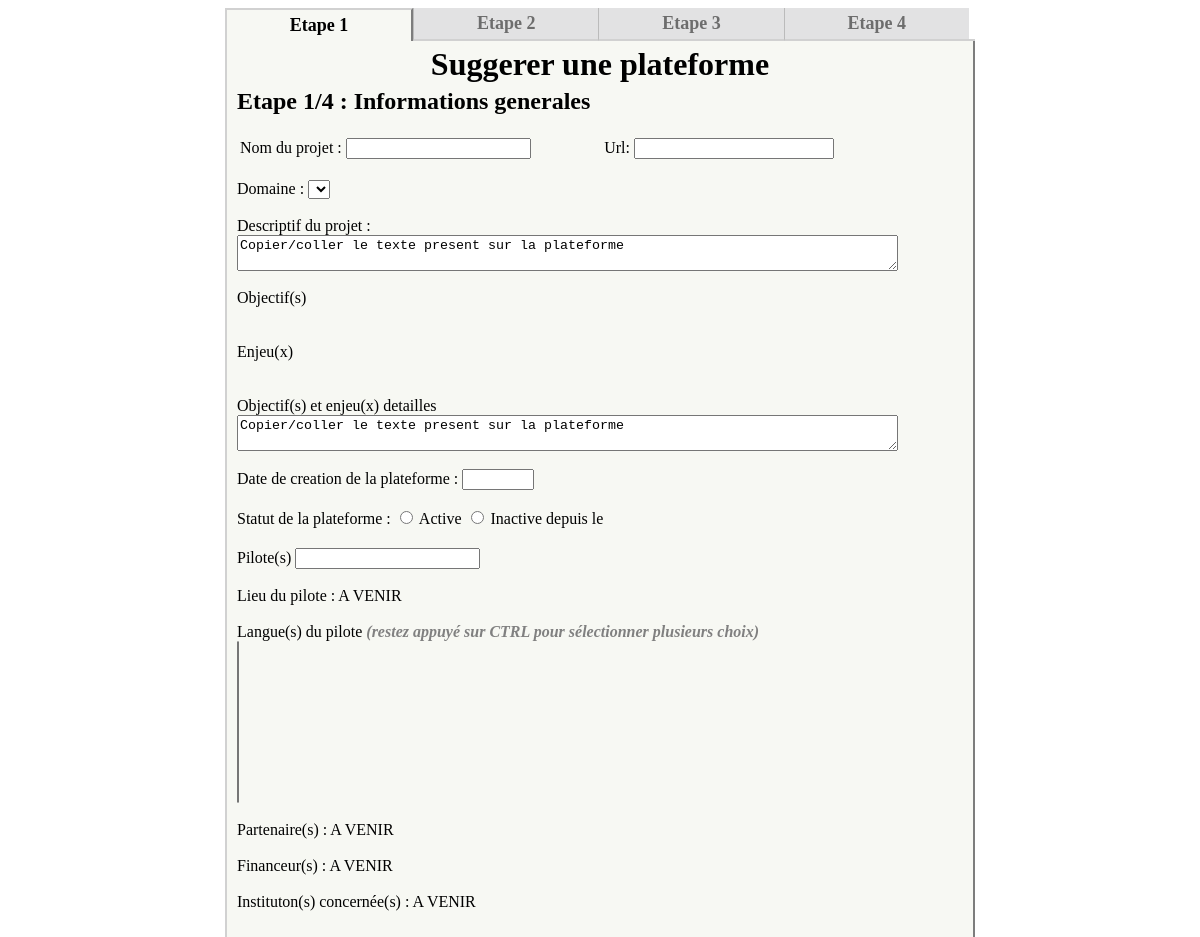
The page /Formulaires/FORMULAIRE-V2.php on the database as committed earlier.
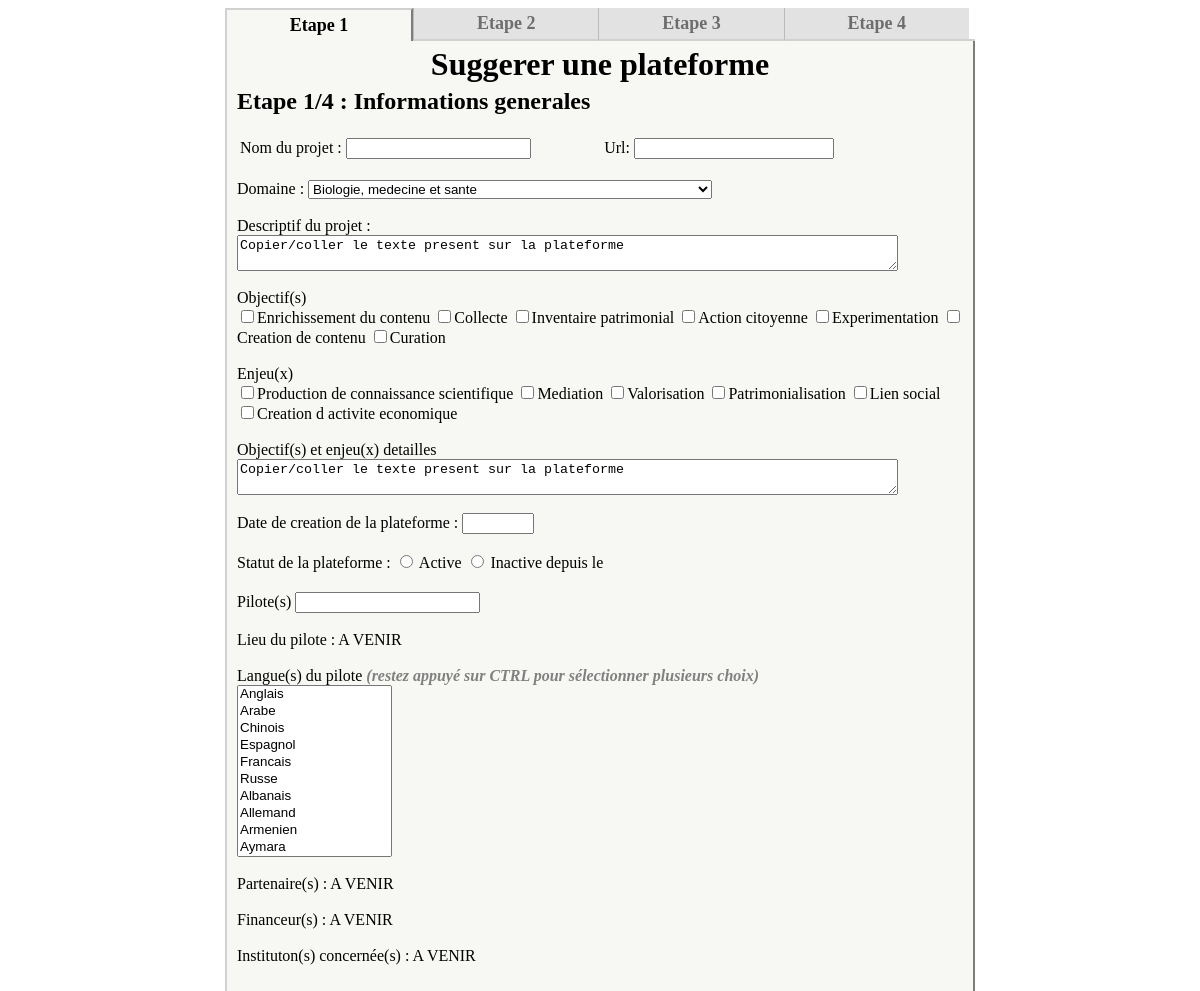
The same page on the database as committed later.
### tables this page shows
CREATE TABLE IF NOT EXISTS `objectif` (
  `id_objectif` int(2) NOT NULL AUTO_INCREMENT,
  `nom_objectif` varchar(100) NOT NULL,
  PRIMARY KEY (`id_objectif`)
);

CREATE TABLE IF NOT EXISTS `enjeu` (
  `id_enjeu` int(2) NOT NULL AUTO_INCREMENT,
  `nom_enjeu` varchar(100) NOT NULL,
  PRIMARY KEY (`id_enjeu`)
);

### Formulaires/FORMULAIRE-V2.php (the view, shortened to what this page needs)
<?php
try
{
	$bdd= new PDO("mysql:host=localhost;dbname=collaborav2","root", "");
}
catch (Exception $e)
{
	die("Erreur: ".$e->getMessage());
}
echo "<HTML>
<HEAD> <TITLE> Suggérer une plateforme </TITLE>
<style>
.TabCommon {FONT: 18px Verdana; COLOR: #6D6D6D; PADDING: 5px; FONT-WEIGHT: bold; TEXT-ALIGN: center; HEIGHT: 30px; WIDTH: 1000px;}
.TabContent {PADDING: 5px;}
.TabContentBottom {PADDING: 10px; BORDER-BOTTOM: 2px outset #99ccff;}
.TabOff {CURSOR: hand; BACKGROUND-COLOR: #E2E2E3; BORDER-LEFT: 1px solid #BBBBBB;}
.TabOn {CURSOR: default; BORDER-TOP: 2px outset #D1D1D1; COLOR: #000000;}
.TabBorderBottom{BORDER-BOTTOM: 2px inset #D1D1D1;}
.TabActiveBorderLeftRight{BORDER-RIGHT: 2px outset #D1D1D1; BORDER-LEFT: 2px outset #D1D1D1;}
.TabActiveBackground {BACKGROUND-COLOR: #F7F8F3;}
</style>
<script>
function TabClick( nTab ){
  Col = document.getElementsByName(\"Content\");
  for (i = 0; i < document.getElementsByName(\"Content\").length; i++)
      {
    document.getElementsByName(\"tabs\")[i].className = \"TabBorderBottom TabCommon TabOff\";
      document.getElementsByName(\"Content\")[i].style.display = \"none\";
    }
  document.getElementsByName(\"Content\")[nTab].style.display = \"block\";
  document.getElementsByName(\"tabs\")[nTab].className = \"TabCommon TabOn TabActiveBackground TabActiveBorderLeftRight\";
}
</script>
</HEAD>
<BODY onload=\"TabClick(0);\">
  <TABLE CELLPADDING=0 CELLSPACING=0 ALIGN=\"center\" STYLE=\"width: 750px\">
      <TR>
          <TD CLASS=\"TabBorderBottom TabCommon TabOff\" id=\"tabs\" name=\"tabs\" ONCLICK=\"TabClick(0);\"><NOBR>Etape 1</NOBR></TD>
          <TD CLASS=\"TabBorderBottom TabCommon TabOff\" id=\"tabs\" name=\"tabs\" ONCLICK=\"TabClick(1);\"><NOBR>Etape 2</NOBR></TD>
          <TD CLASS=\"TabBorderBottom TabCommon TabOff\" id=\"tabs\" name=\"tabs\" ONCLICK=\"TabClick(2);\"><NOBR>Etape 3</NOBR></TD>
		  <TD CLASS=\"TabBorderBottom TabCommon TabOff\" id=\"tabs\" name=\"tabs\" ONCLICK=\"TabClick(3);\"><NOBR>Etape 4</NOBR></TD>
        <TD CLASS=\"TabBorderBottom\" STYLE=\"width: 50px;\"> </TD>
      </TR>
      <TR>
          <TD COLSPAN=5 CLASS=\"TabContent TabActiveBackground TabActiveBorderLeftRight\">
      <h1 STYLE=\"margin-bottom: -10px\" align=\"center\"> Suggerer une plateforme </h1>
      </TD>
      </TR>
      <TR>
          <TD COLSPAN=5 CLASS=\"TabContent TabActiveBackground TabActiveBorderLeftRight TabContentBottom\">
         <DIV id=\"Content\" name=\"Content\"> <h2> Etape 1/4 : Informations generales </h2>
<FORM action=\"form-p2.php\" method=\"post\">" ;
echo " <TABLE STYLE=\"width: 600px\"><TR><TD align=\"left\">Nom du projet : <INPUT type=\"text\" name=\"nom_projet\"></TD><TD align=\"right\">  Url: <INPUT type=\"text\" name=\"url_projet\" STYLE=\"width: 200px\"></TD></TR></TABLE>" ;
echo "<br> Domaine : " ;
$reponse= $bdd->query("SELECT * FROM domaine");
echo "<SELECT name=\"domaine\">\n" ;
while ($donnees=$reponse->fetch())
{
	echo "<OPTION value={$donnees["id_domaine"]}> {$donnees["nom_domaine"]}
</OPTION><br>" ;
} echo "</SELECT>" ;
echo "<br><br>Descriptif du projet : <br><textarea name=\descriptif\" cols=\"80\" rows=\"2.5\">Copier/coller le texte present sur la plateforme </textarea> ";
echo "<br><br> Objectif(s) <br>" ;
$reponse= $bdd->query('SELECT * FROM objectif') ;
while ($donnees=$reponse->fetch())
{ echo "<INPUT type=\"checkbox\" name=\"form_obj[]\" value={$donnees["id_objectif"]}>{$donnees["nom_objectif"]} " ;
}
echo "<br><br> Enjeu(x) <br>" ;
$reponse= $bdd->query('SELECT * FROM enjeu') ;
while ($donnees=$reponse->fetch())
{ echo "<INPUT type=\"checkbox\" name=\"form_enj[]\" value={$donnees["id_enjeu"]}>{$donnees["nom_enjeu"]} " ;
}
echo "<br><br> Objectif(s) et enjeu(x) detailles <br><textarea name=\objectif_det\" cols=\"80\" rows=\"2.5\">Copier/coller le texte present sur la plateforme </textarea> ";
echo "<br><br> Date de creation de la plateforme : " ;
echo "<input type=\"number\" min=\"1980\" max=\"2099\">";
echo " <br> <br> Statut de la plateforme : " ;
echo "       <input type=\"radio\" id=\"active\" name=\"statut\" value=\"Active\"> ";
echo "       <label for=\"active\">Active</label> ";
echo "       <input type=\"radio\" id=\"inactive\" name=\"statut\" value=\"Inactive\"> ";
echo "       <label for=\"inactive\">Inactive depuis le</label> ";
echo "<br><br>Pilote(s) <INPUT type=\"text\" name=\"pilote\">" ;
echo "<br><br>Lieu du pilote : A VENIR";
echo "<br><br>Langue(s) du pilote <font color=\"grey\"> <i> <b>(restez appuyé sur CTRL pour sélectionner plusieurs choix)</b></i></font><br>" ;
$reponse= $bdd->query('SELECT * FROM langue');
echo "<SELECT name=\"langue[]\" size=10 multiple>" ;
while ($donnees=$reponse->fetch())
{
	echo "<OPTION value={$donnees["id_langue"]}> {$donnees["nom_langue"]} </OPTION>" ;
}
echo "</SELECT>" ;
echo "<br><br>Partenaire(s) : A VENIR" ;
echo "<br><br>Financeur(s) : A VENIR " ;
echo "<br><br>Instituton(s) concernée(s) : A VENIR" ;
echo "</DIV>
         <DIV id=\"Content\" name=\"Content\"><h2> Etape 2/4 : Contributeurs </h2>
Public visé : <br>
<textarea name=\public\" cols=\"80\" rows=\"1\">Copier/coller le texte present sur la plateforme </textarea> <br><br>
Conditions de contribution : <br>
<textarea name=\condition_contrib\" cols=\"80\" rows=\"1.5\"></textarea>  <br><br>
Compte contributeur : <input type=\"radio\" name=\"compte_contri\" value=\"1\"> Oui
<input type=\"radio\" name=\"compte_contri\" value=\"0\"> Non <br><br>
Historique de l'activité : <input type=\"radio\" name=\"historique\" value=\"1\"> Oui
<input type=\"radio\" name=\"historique\" value=\"0\"> Non <br><br>
Caractéristiques du profil contributeur : <br>
<textarea name=\carac_contributeur\" cols=\"80\" rows=\"1.5\"></textarea> <br><br>
Rémunération des contributeurs : <input type=\"radio\" name=\"remuneration\" value=\"1\"> Oui
<input type=\"radio\" name=\"remuneration\" value=\"0\"> Non <br><br>
Type de rémunération : <br>
<textarea name=\type_remuneration\" cols=\"80\" rows=\"1.5\"></textarea> <br><br>
Niveau de participation : <br> <input type=\"radio\" name=\"niveau_participation\" value=\"Crowdsourcing\"> Crowdsourcing
<input type=\"radio\" name=\"niveau_participation\" value=\"Science participative\"> Science participative
<input type=\"radio\" name=\"niveau_participation\" value=\"Intelligence distribuée\"> Intelligence distribuée
<input type=\"radio\" name=\"niveau_participation\" value=\"Collaboration complète\"> Collaboration complète <br><br>
Validation : <input type=\"radio\" name=\"validation\" value=\"1\"> Oui
<input type=\"radio\" name=\"validation\" value=\"0\"> Non <br><br>
Type de validation : <br>
<textarea name=\type_validation\" cols=\"80\" rows=\"1.5\"></textarea> <br><br>
Charte d'utilisation : <input type=\"radio\" name=\"charte\" value=\"1\"> Oui
<input type=\"radio\" name=\"charte\" value=\"0\"> Non <br><br>
Nombre d'utilisateurs : <input type=\"texte\" name=\"nombre_contributeur\">		</DIV>
         <DIV id=\"Content\" name=\"Content\"><h2> Etape 3/4 : Données </h2>
<br> Données entrées : <br>" ;
echo "        </DIV> <DIV id=\"Content\" name=\"Content\"><h2> Etape 4/4 : Dispositif - Interface </h2>
<fieldset>
        <legend><i>Données</i></legend>
Consultation des données : <input type=\"radio\" name=\"consulter_donnees\" value=\"1\"> Oui
<input type=\"radio\" name=\"consulter_donnees\" value=\"0\"> Non <br><br>
Téléchargement des données : <input type=\"radio\" name=\"telecharger_donnees\" value=\"1\"> Oui
<input type=\"radio\" name=\"telecharger_donnees\" value=\"0\"> Non <br><br>
Statut des données téléchargées : <br>
<textarea name=\statut_donnees_telechargees\" cols=\"80\" rows=\"1.5\"></textarea>
</fieldset>
<br>Outils de communication interne : <br>
<textarea name=\outils_com_interne\" cols=\"80\" rows=\"1.5\"></textarea> <br><br>
Lien avec les médias sociaux : <input type=\"radio\" name=\"lien_medias_sociaux\" value=\"1\"> Oui
<input type=\"radio\" name=\"lien_medias_sociaux\" value=\"0\"> Non <br><br>
Préciser les médias sociaux : <br>
<textarea name=\media_sociaux_det\" cols=\"80\" rows=\"1.5\"></textarea>
<br><br>
Lien avec le site web de l'institution : <input type=\"radio\" name=\"lien_institution\" value=\"1\"> Oui
<input type=\"radio\" name=\"lien_institution\" value=\"0\"> Non <br><br>
Préciser le lien avec le site web de l'institution  : <br>
<textarea name=\lien_institution_det\" cols=\"80\" rows=\"1.5\">Sous quelle forme ? (Préciser l'url)</textarea>
<br><br>Références bibliographiques  : <br>
<textarea name=\ref_biblio\" cols=\"80\" rows=\"1.5\"></textarea>
<br><br> <center><INPUT type=\"submit\" value=\"Valider et envoyer\" style=\"font-size:20px\"> </center> </form>
      </DIV> </TD>
      </TR>
  </TABLE>
</BODY>
</HTML> " ;
?>

### Formulaires/FORMULAIRE-V2.php (style rules this page uses)
.TabCommon { FONT: 18px Verdana; COLOR: #6D6D6D; PADDING: 5px; FONT-WEIGHT: bold; TEXT-ALIGN: center; HEIGHT: 30px; WIDTH: 1000px; }
.TabContent { PADDING: 5px; }
.TabContentBottom { PADDING: 10px; BORDER-BOTTOM: 2px outset #99ccff; }
.TabOff { CURSOR: hand; BACKGROUND-COLOR: #E2E2E3; BORDER-LEFT: 1px solid #BBBBBB; }
.TabOn { CURSOR: default; BORDER-TOP: 2px outset #D1D1D1; COLOR: #000000; }
.TabBorderBottom { BORDER-BOTTOM: 2px inset #D1D1D1; }
.TabActiveBorderLeftRight { BORDER-RIGHT: 2px outset #D1D1D1; BORDER-LEFT: 2px outset #D1D1D1; }
.TabActiveBackground { BACKGROUND-COLOR: #F7F8F3; }

Rows that differ between the two databases and show on the page:
added objectif: nom_objectif "Enrichissement du contenu"
added objectif: nom_objectif "Collecte"
added objectif: nom_objectif "Inventaire patrimonial"
added objectif: nom_objectif "Action citoyenne"
added objectif: nom_objectif "Experimentation"
added objectif: nom_objectif "Creation de contenu"
added objectif: nom_objectif "Curation"
added enjeu: nom_enjeu "Production de connaissance scientifique"
added enjeu: nom_enjeu "Mediation"
added enjeu: nom_enjeu "Valorisation"
added enjeu: nom_enjeu "Patrimonialisation"
added enjeu: nom_enjeu "Lien social"
added enjeu: nom_enjeu "Creation d activite economique"
Other text that changed with them:
form field domaine: (not shown) → "Biologie, medecine et sante"
form field value: (not shown) → "Anglais / Arabe / Chinois / Espagnol / Francais / Russe / Albanais / Allemand / Armenien / Aymara"
